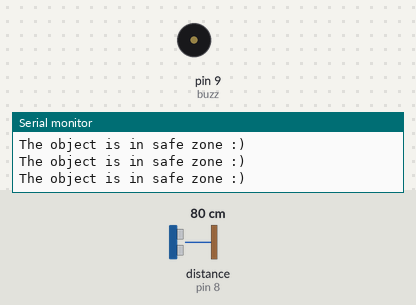
Simulated run of this sketch. Board: Arduino Uno, built with avr-gcc and run on an emulated ATmega328P. Shown: buzzer (waves = sounding), the last lines printed to the serial monitor. Wiring (inferred from the names in the program): ultrasonic range finder: trigger pin 7; echo pin 8. Inputs (shaded band) come from the test bench; at power-on: distance to the obstacle (sensor on pin 8) 80 cm. The echo pulse lasts 58.3 µs per cm.

Above: at 1.2 s.
1.3 s: distance to the obstacle (sensor on pin 8) set to 13 cm
2.8 s: distance to the obstacle (sensor on pin 8) set to 10 cm
At 3.2 s:
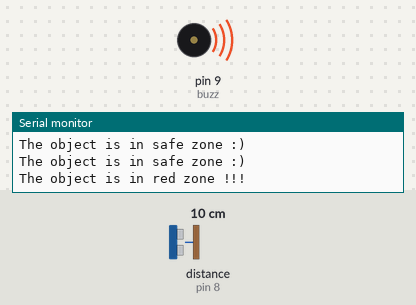
Timing chart, 0 to 5.8 s (numbered marks = the images above; inputs shaded):
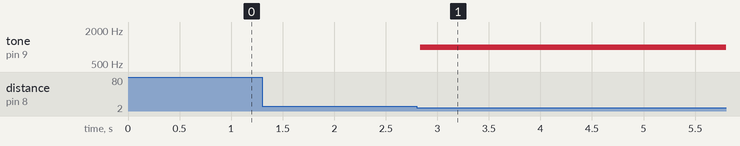

The sketch:

ultrasonic_as__alarm_test.ino
```cpp
int trig = 7;
int echo = 8;
long duration;
long distance;
int buzz = 9;
int led = 2;

void setup() {
  pinMode(trig,OUTPUT);
  pinMode(buzz,OUTPUT);
  pinMode(echo,INPUT);
  Serial.begin(9600);
  Serial.println('Lets see how ultrasonic transducer can be used');

}

void loop() {
  digitalWrite(trig,LOW);
  delayMicroseconds(2);

  digitalWrite(trig,HIGH);
  delayMicroseconds(10);
  digitalWrite(trig,LOW);

  duration = pulseIn(echo,HIGH);

  distance = duration/58.82;

  if (distance <= 10){
   Serial.println("The object is in red zone !!!");
   tone(buzz,1000);
   digitalWrite(led,HIGH);
   delay(500);
   digitalWrite(led,LOW);
   noTone(buzz);
  }
  else{
    Serial.println("The object is in safe zone :) ");
  }
}
```

Measured:
- the behaviour switches between 12 and 11 cm on distance to the obstacle (sensor on pin 8) (found by bisection; images 0 and 1)
- after the input at 2.8 s, tone on pin 9 (buzz): silent → 1000 Hz at once
